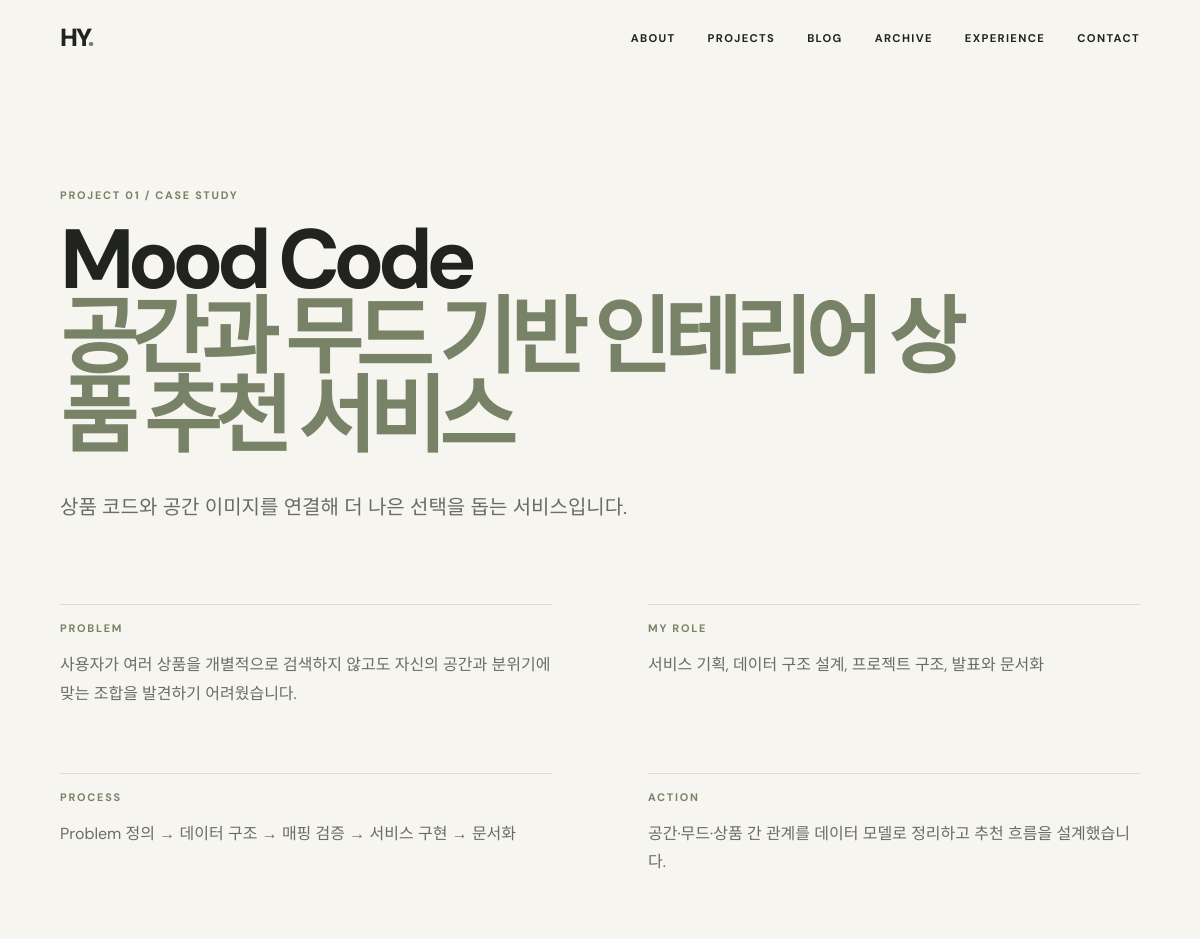
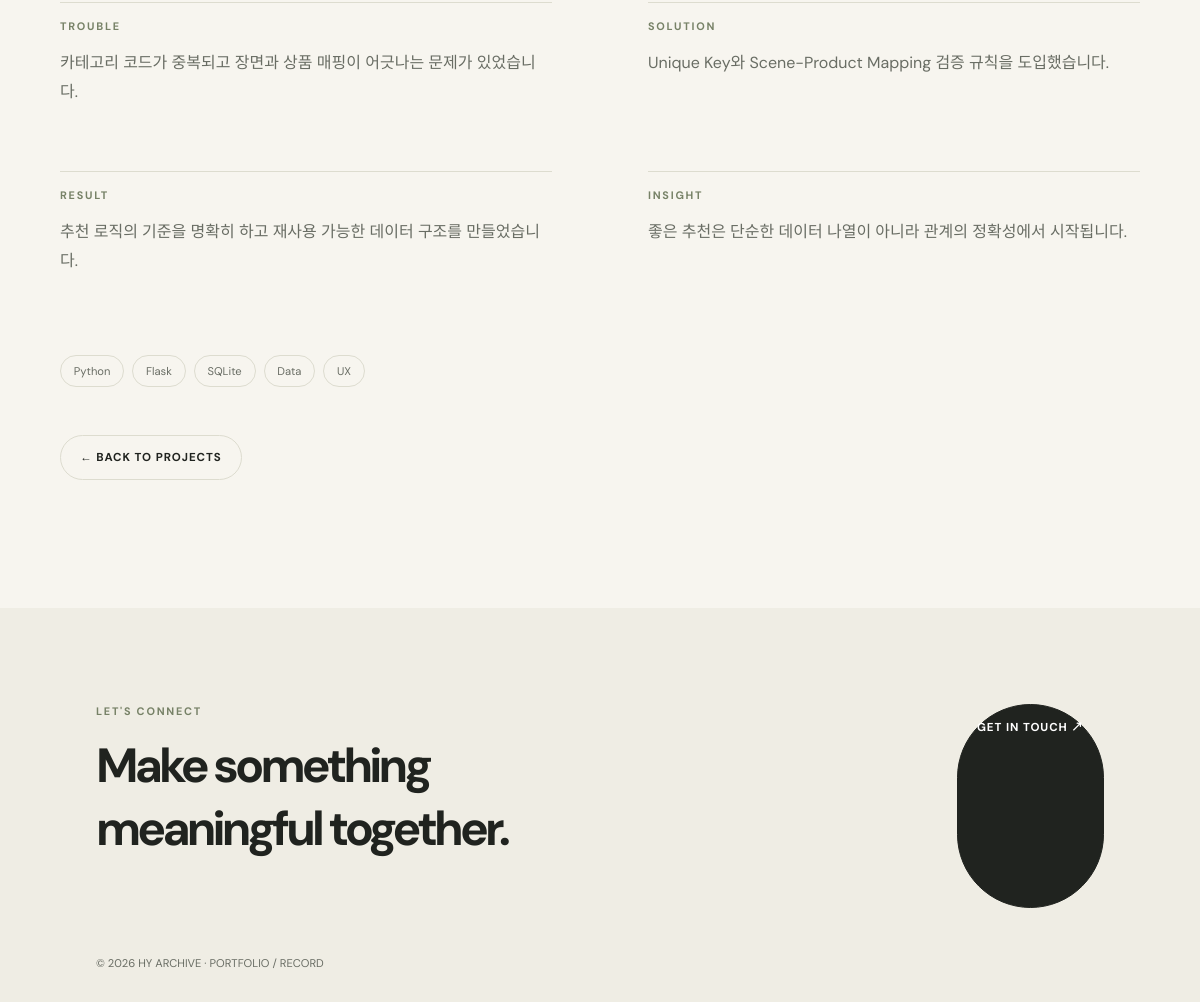
/projects/1, run on the app's committed database (2 pictures, top to bottom).
### models.py (models this page shows)
class TimestampMixin:
    created_at = db.Column(db.DateTime, default=datetime.utcnow)
    updated_at = db.Column(db.DateTime, default=datetime.utcnow, onupdate=datetime.utcnow)

class Project(TimestampMixin, db.Model):
    id = db.Column(db.Integer, primary_key=True)
    title = db.Column(db.String(160), nullable=False)
    subtitle = db.Column(db.String(240))
    description = db.Column(db.Text)
    problem = db.Column(db.Text)
    role = db.Column(db.Text)
    process = db.Column(db.Text)
    action = db.Column(db.Text)
    trouble = db.Column(db.Text)
    solution = db.Column(db.Text)
    result = db.Column(db.Text)
    insight = db.Column(db.Text)
    tech_stack = db.Column(db.String(400))
    thumbnail = db.Column(db.String(240))
    github_url = db.Column(db.String(240), default="#")
    notion_url = db.Column(db.String(240), default="#")

### app.py (the view)
@app.route("/projects/<int:project_id>")
def project_detail(project_id):
    project = Project.query.get_or_404(project_id)
    return render_template("projects/detail.html", project=project)

### app.py (called while the page is built)
@app.context_processor
def globals_for_templates():
    return {"profile": Profile.query.first(), "project_count": Project.query.count(), "archive_count": Archive.query.filter_by(content_type="archive").count(), "skill_count": Skill.query.count(), "blog_categories": BLOG_CATEGORIES, "archive_categories": ARCHIVE_CATEGORIES}

@app.before_request
def protect_admin():
    if request.path.startswith("/admin") and request.endpoint != "admin_login" and not session.get("admin"): return redirect(url_for("admin_login"))

### templates/projects/detail.html
{% extends 'base.html' %}{% block title %}{{ project.title }} — HY ARCHIVE{% endblock %}{% block content %}<main class="page detail"><p class="eyebrow">PROJECT 0{{ project.id }} / CASE STUDY</p><h1 class="page-title">{{ project.title }}<br><em>{{ project.subtitle }}</em></h1><p class="lead">{{ project.description }}</p><div class="detail-grid">{% for label, value in [('PROBLEM', project.problem),('MY ROLE', project.role),('PROCESS', project.process),('ACTION', project.action),('TROUBLE', project.trouble),('SOLUTION', project.solution),('RESULT', project.result),('INSIGHT', project.insight)] %}<section><p class="eyebrow">{{ label }}</p><p>{{ value }}</p></section>{% endfor %}</div><div class="tag-list">{% for tag in project.tech_stack.split(' / ') %}<span>{{ tag }}</span>{% endfor %}</div><a class="button" href="{{ url_for('projects') }}">← BACK TO PROJECTS</a></main>{% endblock %}

### static/css/style.css (style rules this page uses)
:root { --bg:#f7f5ef;--surface:#fff;--soft:#efede4;--text:#20231f;--muted:#696d64;--olive:#778267;--dark:#606c54;--border:#dddccf }
* { box-sizing:border-box }
html { scroll-behavior:smooth }
body { margin:0;background:var(--bg);color:var(--text);font-family:'DM Sans','Noto Sans KR',sans-serif }
a { color:inherit;text-decoration:none }
.logo span,em { color:var(--olive);font-style:normal }
.hero h1,.page-title { font-size:clamp(3.4rem,7vw,7rem);line-height:.94;letter-spacing:-.08em;margin:1.2rem 0 2rem }
.eyebrow { color:var(--olive);font-size:.68rem;font-weight:700;letter-spacing:.16em;margin:0 0 1rem;text-transform:uppercase }
.button { display:inline-flex;padding:.85rem 1.2rem;border:1px solid var(--border);border-radius:999px;font:inherit;font-size:.72rem;font-weight:700;letter-spacing:.08em;background:transparent;cursor:pointer }
.section,.page { max-width:1240px;margin:0 auto;padding:8rem 5vw }
.page { padding-top:7rem }
.page-title { max-width:900px }
.detail .lead { max-width:650px;font-size:1.25rem;line-height:1.7;color:var(--muted);margin-bottom:5rem }
.detail-grid { display:grid;grid-template-columns:repeat(2,1fr);gap:3rem 8vw;margin-bottom:4rem }
.detail-grid section { border-top:1px solid var(--border);padding-top:1rem }
.detail-grid section>p:last-child { line-height:1.8;color:var(--muted) }
.tag-list { display:flex;flex-wrap:wrap;gap:.5rem;margin:2rem 0 3rem }
.tag-list span,.filters a { border:1px solid var(--border);border-radius:999px;padding:.5rem .8rem;font-size:.7rem;color:var(--muted) }

### data on the page
Project: id "1", title "Mood Code", subtitle "공간과 무드 기반 인테리어 상품 추천 서비스", description "상품 코드와 공간 이미지를 연결해 더 나은 선택을 돕는 서비스입니다.", label "PROBLEM", problem "사용자가 여러 상품을 개별적으로 검색하지 않고도 자신의 공간과 분위기에 맞는 조합을 발견하기 어려웠습니다.", label "MY ROLE", role "서비스 기획, 데이터 구조 설계, 프로젝트 구조, 발표와 문서화", label "PROCESS", process "Problem 정의 → 데이터 구조 → 매핑 검증 → 서비스 구현 → 문서화", label "ACTION", action "공간·무드·상품 간 관계를 데이터 모델로 정리하고 추천 흐름을 설계했습니다.", label "TROUBLE", trouble "카테고리 코드가 중복되고 장면과 상품 매핑이 어긋나는 문제가 있었습니다.", label "SOLUTION", solution "Unique Key와 Scene-Product Mapping 검증 규칙을 도입했습니다.", label "RESULT", result "추천 로직의 기준을 명확히 하고 재사용 가능한 데이터 구조를 만들었습니다.", label "INSIGHT", insight "좋은 추천은 단순한 데이터 나열이 아니라 관계의 정확성에서 시작됩니다."

### other printed values
{{ tag }} "Python" "Flask" "SQLite" "Data" "UX"
